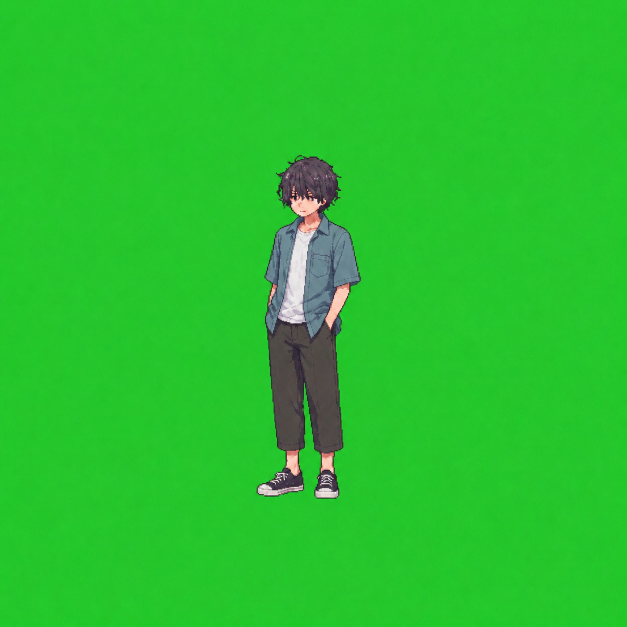
#> input picture art_source/hero2_casual_greenscreen.png, 1254 x 1254 px (shown at 1/2 size)
$ python finish_pair_walk.py ../art_source/hero2_casual_greenscreen.png out.png --frames 5
#> lines starting #> are read from the running program, lines starting #| are printed output that depends on the picture; after the words box and inside, x2 and y2 are one past the last pixel; in counts of white or black regions, pixels touching at a corner belong together
"""Clean the couple-walking-under-the-umbrella sheet (crossing cutscene).

The clip's backdrop is a pale green (not a strong key green), so import_char_video.py keeps the
clear umbrella as opaque pixels tinted by that green, and leaves green fringes on the outlines.

  1. canopy (rows above the shoulders, not hair or skin): each pixel is the backdrop seen through
     clear plastic, P = (1-k)*BG + k*W. k = how far P moved from BG toward white, projected on
     (W - BG). Becomes white plastic at alpha k (plus a faint film), like the game's own umbrella.
     Pixels much darker than the backdrop are ribs/edges: dark grey, half see-through.
  2. outline pixels (next to transparency) lose their green spill.

Usage:
  python3 tools/finish_pair_walk.py RAW.png OUT.png --frames 45 --bg 141,207,106 --canopy-rows 46
"""
import argparse

import numpy as np
from PIL import Image
from scipy import ndimage


def main():
    ap = argparse.ArgumentParser()
    ap.add_argument("src")
    ap.add_argument("out")
    ap.add_argument("--frames", type=int, required=True)
    ap.add_argument("--bg", default="141,207,106")
    ap.add_argument("--canopy-rows", type=int, default=46, help="rows from the top that hold the umbrella")
    args = ap.parse_args()

    img = np.asarray(Image.open(args.src).convert("RGBA")).astype(np.float32)
    rgb, alpha = img[..., :3], img[..., 3]
#> alpha: shape (1254, 1254) float32; every value is 255
    bg = np.array([float(v) for v in args.bg.split(",")])
    white = np.array([232.0, 238.0, 248.0])
    h = img.shape[0]
#> h = 1254
    rows = np.arange(h)[:, None] < args.canopy_rows
    lum = rgb.sum(-1)
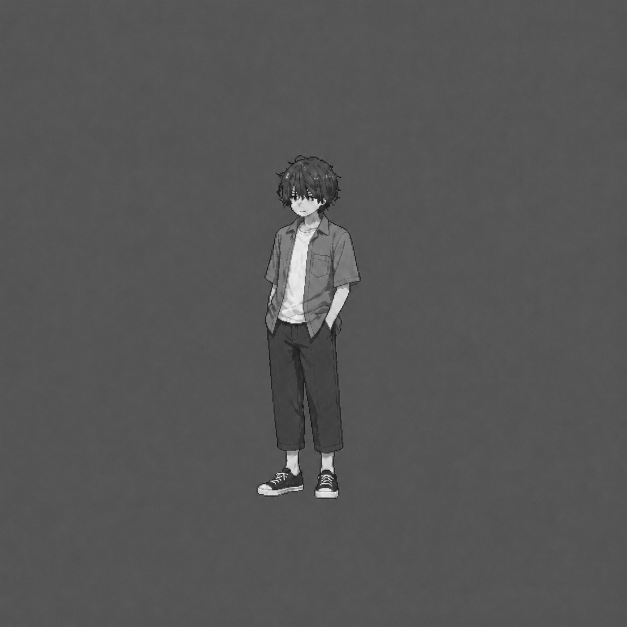
#> lum: shape (1254, 1254) float32 (shown at 1/2 size); min 32, max 765, mean 280.6; drawn with min black and max white
    green = (rgb[..., 1] - rgb[..., 0] > -5) & (rgb[..., 1] - rgb[..., 2] > 25)     # backdrop green, olive mixes
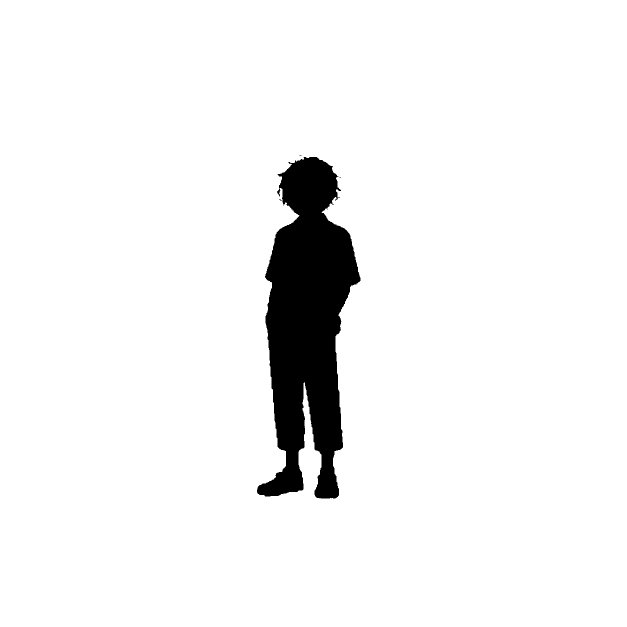
#> green: shape (1254, 1254) bool (shown at 1/2 size); 94.7% white; 5 black regions (4 under 20 px), largest, box (x1, y1, x2, y2) and area: (514, 314, 721, 997) 83210
    near_bg = np.abs(rgb - bg).sum(-1) < 110
#> near_bg: shape (1254, 1254) bool; 0.01% white in thin lines or dots, all inside (x1, y1, x2, y2) = (515, 346, 717, 995)
    light = (lum > 600) & (rgb.max(-1) - rgb.min(-1) < 40)
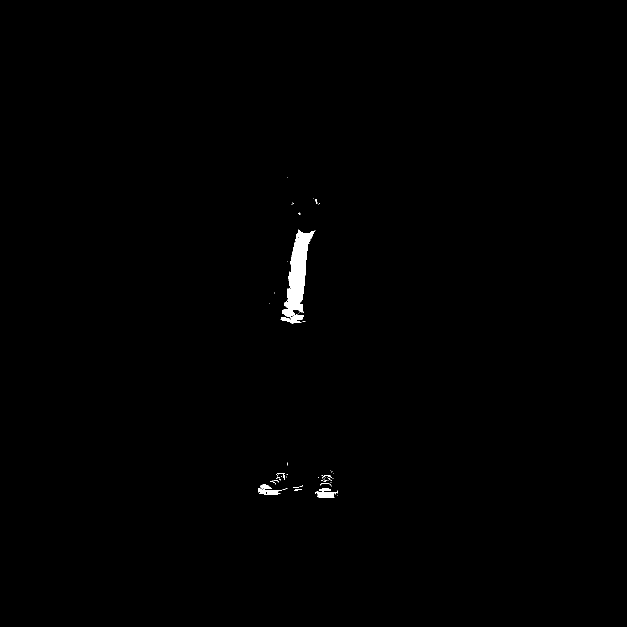
#> light: shape (1254, 1254) bool (shown at 1/2 size); 0.43% white; 56 white regions (46 under 20 px), largest, box (x1, y1, x2, y2) and area: (561, 459, 631, 647) 5439, (631, 976, 673, 995) 488, (516, 976, 564, 990) 354
    hair = lum < 300
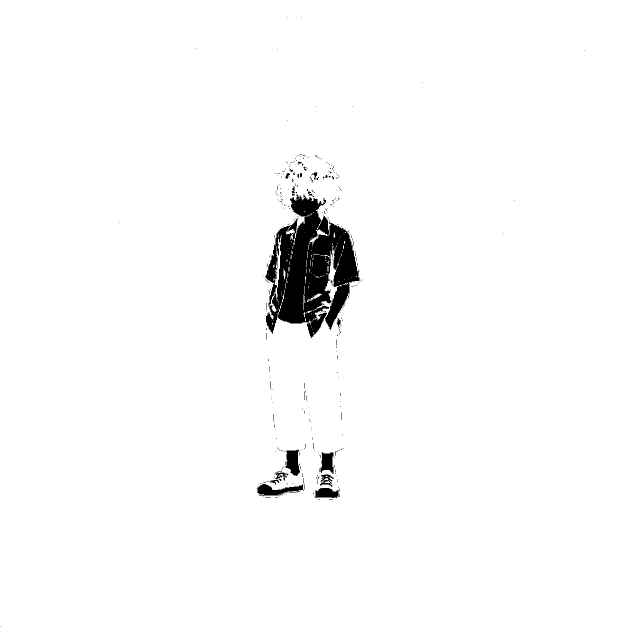
#> hair: shape (1254, 1254) bool (shown at 1/2 size); 97.7% white; 358 black regions (338 under 20 px), largest, box (x1, y1, x2, y2) and area: (530, 389, 719, 676) 29955, (515, 968, 608, 993) 1172, (571, 899, 600, 952) 1067
    skin = rgb[..., 0] > rgb[..., 1] + 15
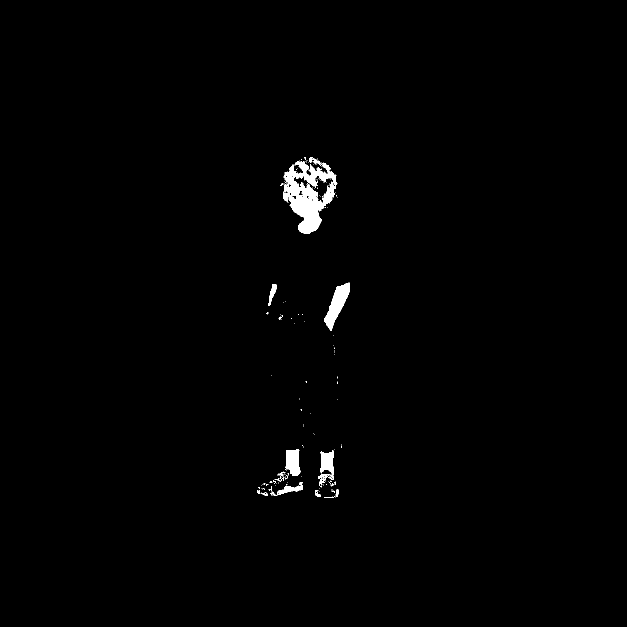
#> skin: shape (1254, 1254) bool (shown at 1/2 size); 0.88% white; 155 white regions (140 under 20 px), largest, box (x1, y1, x2, y2) and area: (566, 321, 675, 467) 7607, (648, 565, 700, 662) 2108, (636, 900, 668, 971) 1221
    canopy = rows & (alpha > 0) & (green | near_bg | light) & ~hair & ~skin
#> canopy: shape (1254, 1254) bool; 0% white in thin lines or dots, all inside (x1, y1, x2, y2) = (574, 34, 604, 36)

    d = white - bg
    k = np.clip(((rgb - bg) @ d) / (d @ d), 0.0, 1.0)
    darker = lum < bg.sum() - 60
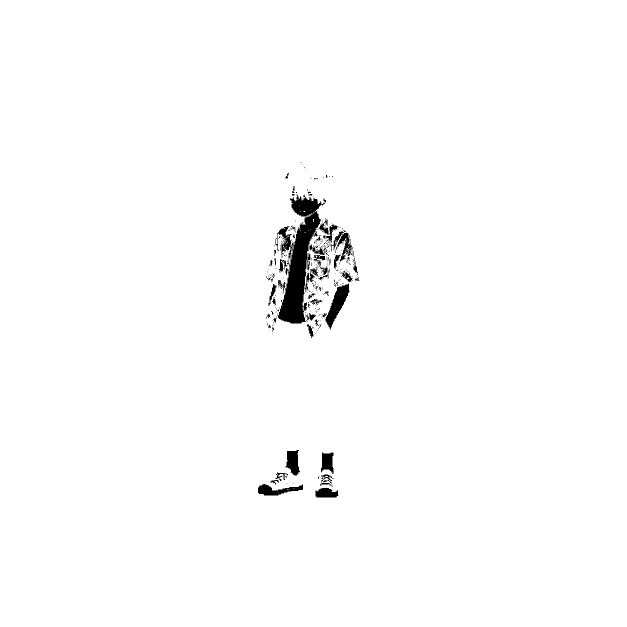
#> darker: shape (1254, 1254) bool (shown at 1/2 size); 98.6% white; 324 black regions (278 under 20 px), largest, box (x1, y1, x2, y2) and area: (551, 389, 650, 647) 10694, (651, 566, 699, 660) 1771, (516, 968, 606, 991) 1065
    out_rgb = rgb.copy()
    out_a = alpha.copy()
    film = 0.10
    out_rgb[canopy] = white
    out_a[canopy] = np.clip(film + k[canopy] * 0.9, 0, 0.95) * 255
    rib = canopy & darker
    out_rgb[rib] = np.array([88.0, 96.0, 118.0])
    out_a[rib] = 140

    # green spill on the outlines (pixels touching transparency)
    solid = out_a > 200
    edge = solid & ndimage.binary_dilation(~solid)
#> edge: shape (1254, 1254) bool; 0% white in thin lines or dots, all inside (x1, y1, x2, y2) = (573, 33, 605, 37)
    # outline pixels mixed with the green backdrop become the dark outline colour; others lose the spill
    spilled = edge & ~canopy & (out_rgb[..., 1] > np.maximum(out_rgb[..., 0], out_rgb[..., 2]) + 12)
    out_rgb[spilled] = np.array([44.0, 42.0, 58.0])
    g_cap = np.maximum(out_rgb[..., 0], out_rgb[..., 2]) + 6
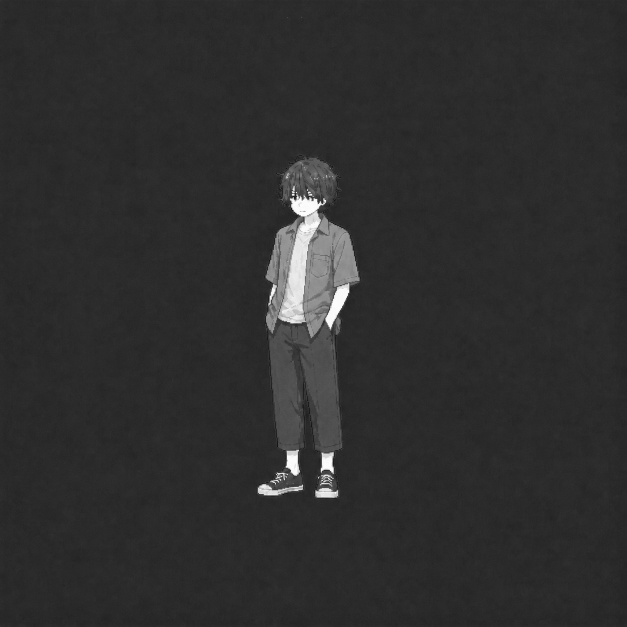
#> g_cap: shape (1254, 1254) float32 (shown at 1/2 size); min 7, max 261, mean 53.5; drawn with min black and max white
    out_rgb[..., 1] = np.where(edge & ~canopy, np.minimum(out_rgb[..., 1], g_cap), out_rgb[..., 1])

    out = np.dstack([out_rgb, out_a]).clip(0, 255).astype(np.uint8)
    Image.fromarray(out, "RGBA").save(args.out)
    print(f"{canopy.sum()} canopy pixels ({rib.sum()} ribs), {edge.sum()} outline pixels -> {args.out}")
#| 2 canopy pixels (2 ribs), 8 outline pixels -> out.png


if __name__ == "__main__":
    main()

$ run again, on art_source/hero2_uniform_greenscreen.png
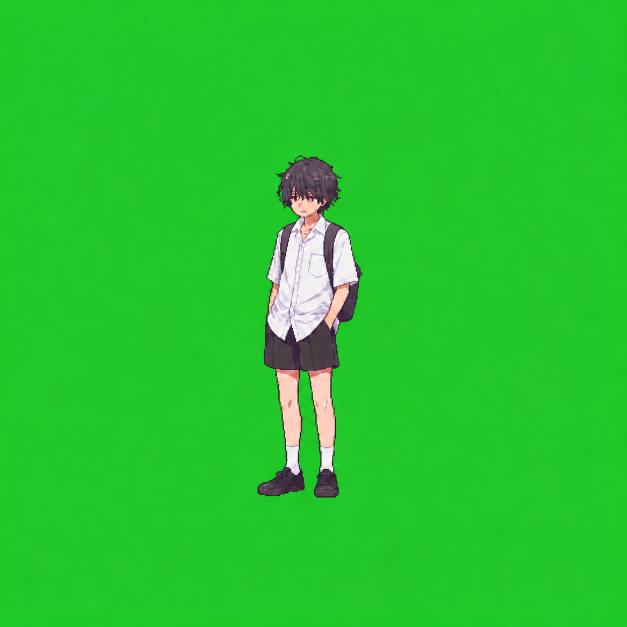
#> input picture art_source/hero2_uniform_greenscreen.png, 1254 x 1254 px (shown at 1/2 size)
#> alpha: shape (1254, 1254) float32; every value is 255
#> in main, `green = (rgb[..., 1] - rgb[..., 0] > -5) & (rgb[..., 1] - rgb[..., 2] ..`:
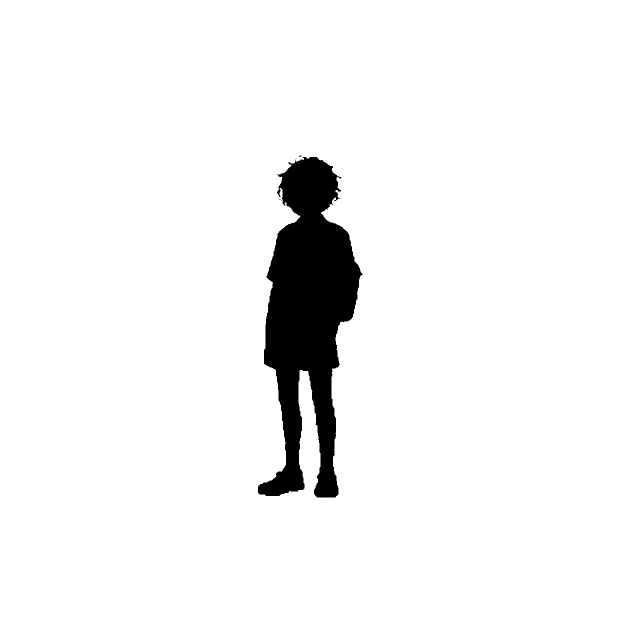
#> green: shape (1254, 1254) bool (shown at 1/2 size); 95.1% white; 7 black regions (6 under 20 px), largest, box (x1, y1, x2, y2) and area: (516, 314, 725, 995) 77716
#> near_bg: shape (1254, 1254) bool; 0.01% white in thin lines or dots, all inside (x1, y1, x2, y2) = (537, 377, 703, 991)
#> light: shape (1254, 1254) bool; 1.6% white; 72 white regions (59 under 20 px), largest, box (x1, y1, x2, y2) and area: (535, 434, 664, 684) 17816, (666, 458, 716, 574) 3868, (535, 459, 567, 568) 1152
#> hair: shape (1254, 1254) bool; 97% white; 178 black regions (159 under 20 px), largest, box (x1, y1, x2, y2) and area: (533, 389, 716, 684) 31961, (616, 734, 672, 945) 6723, (552, 738, 602, 950) 6673
#> skin: shape (1254, 1254) bool; 2.5% white; 172 white regions (153 under 20 px), largest, box (x1, y1, x2, y2) and area: (616, 441, 722, 912) 12833, (560, 314, 676, 488) 10556, (529, 649, 627, 900) 8576
#> canopy: shape (1254, 1254) bool; every value is 0
#> darker: shape (1254, 1254) bool; 97.2% white; 27 black regions (21 under 20 px), largest, box (x1, y1, x2, y2) and area: (535, 389, 716, 684) 31018, (552, 738, 602, 950) 6548, (617, 735, 670, 945) 6536, (572, 347, 578, 358) 32, (586, 373, 589, 383) 22, (617, 388, 624, 392) 20
#> solid: shape (1254, 1254) bool; every value is 1
#> in main, `g_cap = np.maximum(out_rgb[..., 0], out_rgb[..., 2]) + 6`:
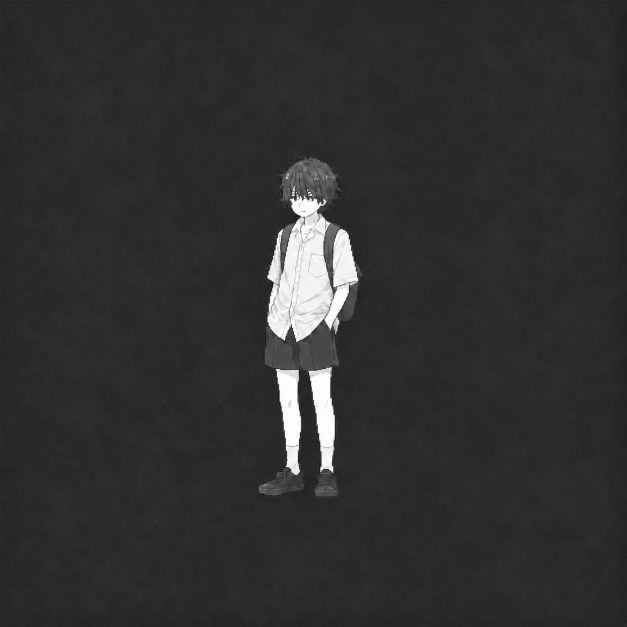
#> g_cap: shape (1254, 1254) float32 (shown at 1/2 size); min 6, max 261, mean 54.4; drawn with min black and max white
#| 0 canopy pixels (0 ribs), 0 outline pixels -> out.png

$ run again, on art_source/hero_casual_greenscreen.png
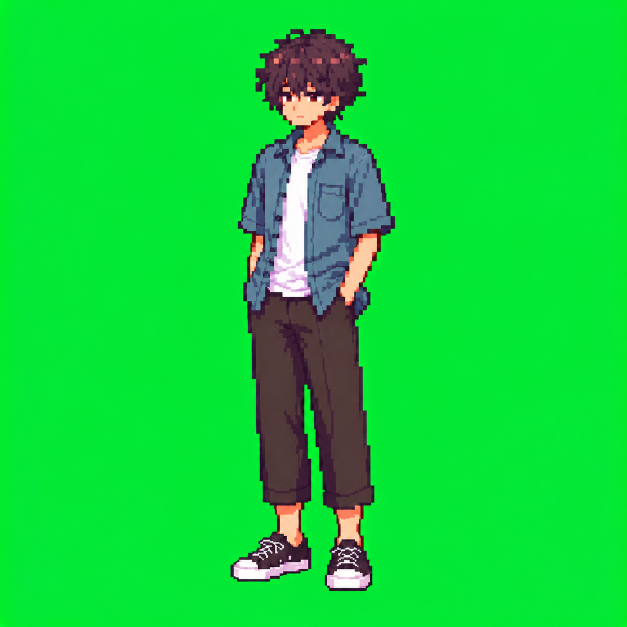
#> input picture art_source/hero_casual_greenscreen.png, 1254 x 1254 px (shown at 1/2 size)
#> alpha: shape (1254, 1254) float32; every value is 255
#> in main, `green = (rgb[..., 1] - rgb[..., 0] > -5) & (rgb[..., 1] - rgb[..., 2] ..`:
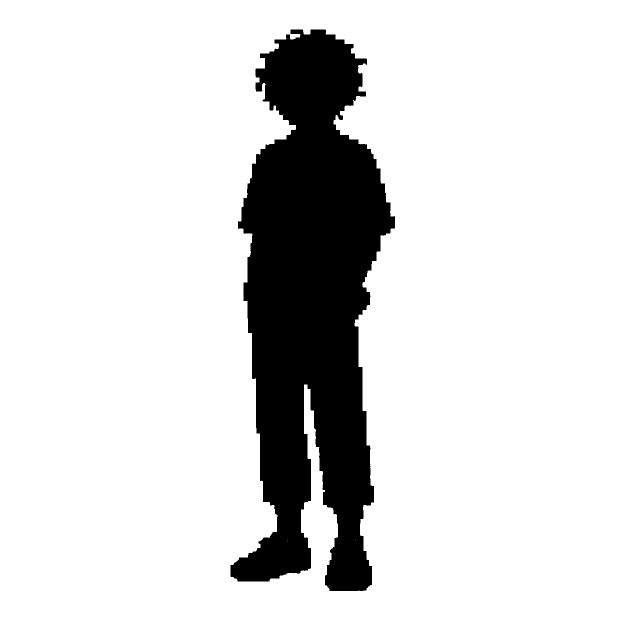
#> green: shape (1254, 1254) bool (shown at 1/2 size); 85.6% white; 1 black region, box (x1, y1, x2, y2) and area: (461, 59, 790, 1182) 226963
#> near_bg: shape (1254, 1254) bool; 0% white in thin lines or dots, all inside (x1, y1, x2, y2) = (526, 240, 754, 1143)
#> light: shape (1254, 1254) bool; 1.1% white; 66 white regions (46 under 20 px), largest, box (x1, y1, x2, y2) and area: (543, 298, 639, 594) 12427, (468, 1120, 546, 1158) 1820, (660, 1139, 733, 1176) 1798
#> hair: shape (1254, 1254) bool; 94.5% white; 413 black regions (342 under 20 px), largest, box (x1, y1, x2, y2) and area: (494, 183, 781, 630) 65655, (467, 1119, 616, 1159) 3637, (553, 1005, 612, 1094) 3249
#> skin: shape (1254, 1254) bool; 9.8% white; 73 white regions (28 under 20 px), largest, box (x1, y1, x2, y2) and area: (462, 387, 789, 1181) 114973, (512, 59, 733, 329) 33296, (487, 458, 530, 565) 1995
#> canopy: shape (1254, 1254) bool; 0% white in thin lines or dots, all inside (x1, y1, x2, y2) = (0, 0, 1, 1)
#> darker: shape (1254, 1254) bool; 97% white; 320 black regions (267 under 20 px), largest, box (x1, y1, x2, y2) and area: (535, 183, 678, 594) 22785, (681, 465, 754, 611) 4696, (467, 1119, 616, 1158) 3551
#> edge: shape (1254, 1254) bool; 0% white in thin lines or dots, all inside (x1, y1, x2, y2) = (0, 0, 2, 2)
#> in main, `g_cap = np.maximum(out_rgb[..., 0], out_rgb[..., 2]) + 6`:
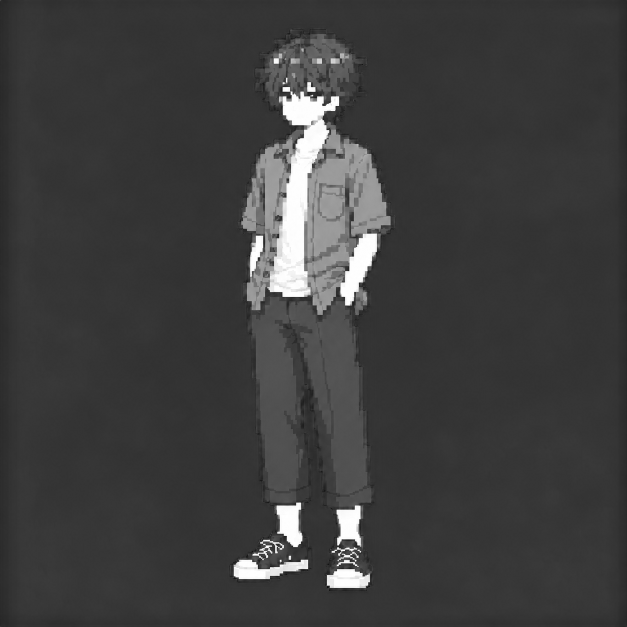
#> g_cap: shape (1254, 1254) float32 (shown at 1/2 size); min 6, max 261, mean 68.2; drawn with min black and max white
#| 1 canopy pixels (1 ribs), 2 outline pixels -> out.png

$ run again, on art_source/hero_two_straps_ref.png
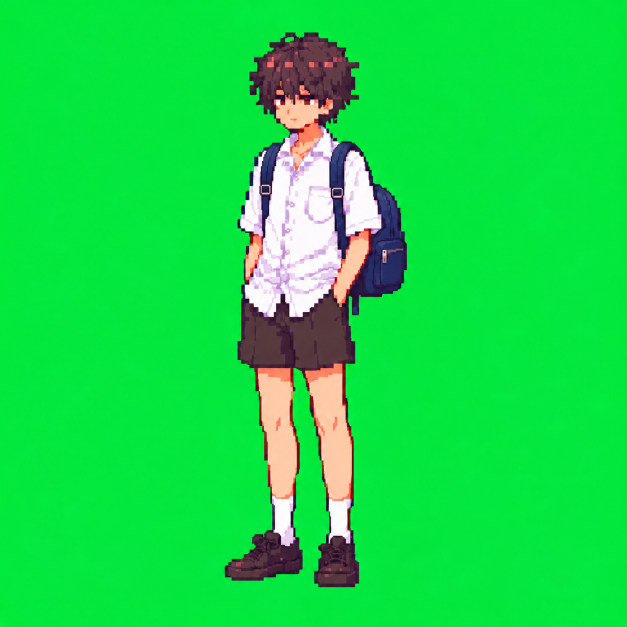
#> input picture art_source/hero_two_straps_ref.png, 1254 x 1254 px (shown at 1/2 size)
#> alpha: shape (1254, 1254) float32; every value is 255
#> green: shape (1254, 1254) bool; 86.5% white; 1 black region, box (x1, y1, x2, y2) and area: (450, 65, 814, 1174) 212578
#> near_bg: shape (1254, 1254) bool; 0.01% white in thin lines or dots, all inside (x1, y1, x2, y2) = (481, 247, 679, 1023)
#> light: shape (1254, 1254) bool; 3.6% white; 35 white regions (21 under 20 px), largest, box (x1, y1, x2, y2) and area: (490, 303, 683, 634) 36861, (687, 301, 762, 469) 8272, (481, 302, 533, 469) 3345
#> hair: shape (1254, 1254) bool; 85.9% white; 5998 black regions (5536 under 20 px), largest, box (x1, y1, x2, y2) and area: (471, 189, 763, 634) 74115, (610, 727, 704, 1087) 18895, (516, 736, 600, 1093) 18616
#> skin: shape (1254, 1254) bool; 9.3% white; 78 white regions (48 under 20 px), largest, box (x1, y1, x2, y2) and area: (451, 66, 798, 1174) 139840, (608, 363, 708, 448) 2460, (764, 466, 813, 539) 791
#> canopy: shape (1254, 1254) bool; 0.26% white; 123 white regions (119 under 20 px), largest, box (x1, y1, x2, y2) and area: (469, 0, 622, 46) 3544, (660, 28, 670, 36) 35, (624, 35, 635, 43) 30, (614, 38, 623, 46) 30
#> darker: shape (1254, 1254) bool; 93% white; 17 black regions (4 under 20 px), largest, box (x1, y1, x2, y2) and area: (480, 189, 763, 634) 72210, (610, 727, 704, 1087) 18528, (516, 736, 594, 1092) 17802
#> edge: shape (1254, 1254) bool; 0.13% white in thin lines or dots, all inside (x1, y1, x2, y2) = (0, 0, 1203, 47)
#> in main, `g_cap = np.maximum(out_rgb[..., 0], out_rgb[..., 2]) + 6`:
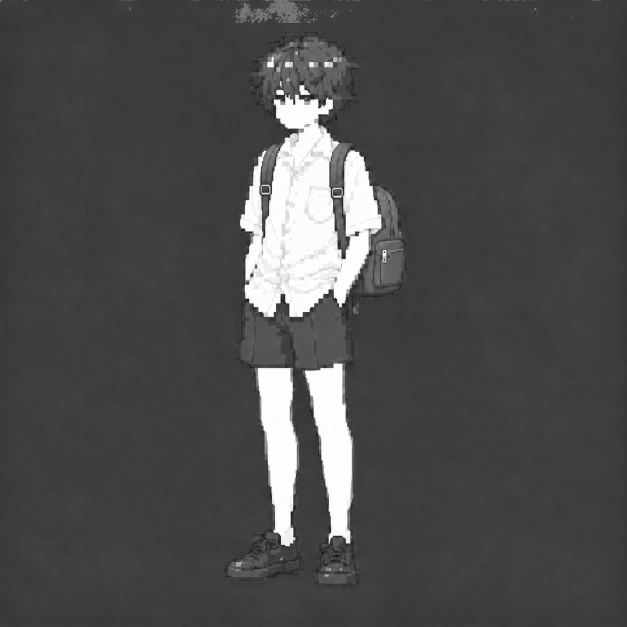
#> g_cap: shape (1254, 1254) float32 (shown at 1/2 size); min 6, max 261, mean 81.7; drawn with min black and max white
#| 4086 canopy pixels (4086 ribs), 2095 outline pixels -> out.png
